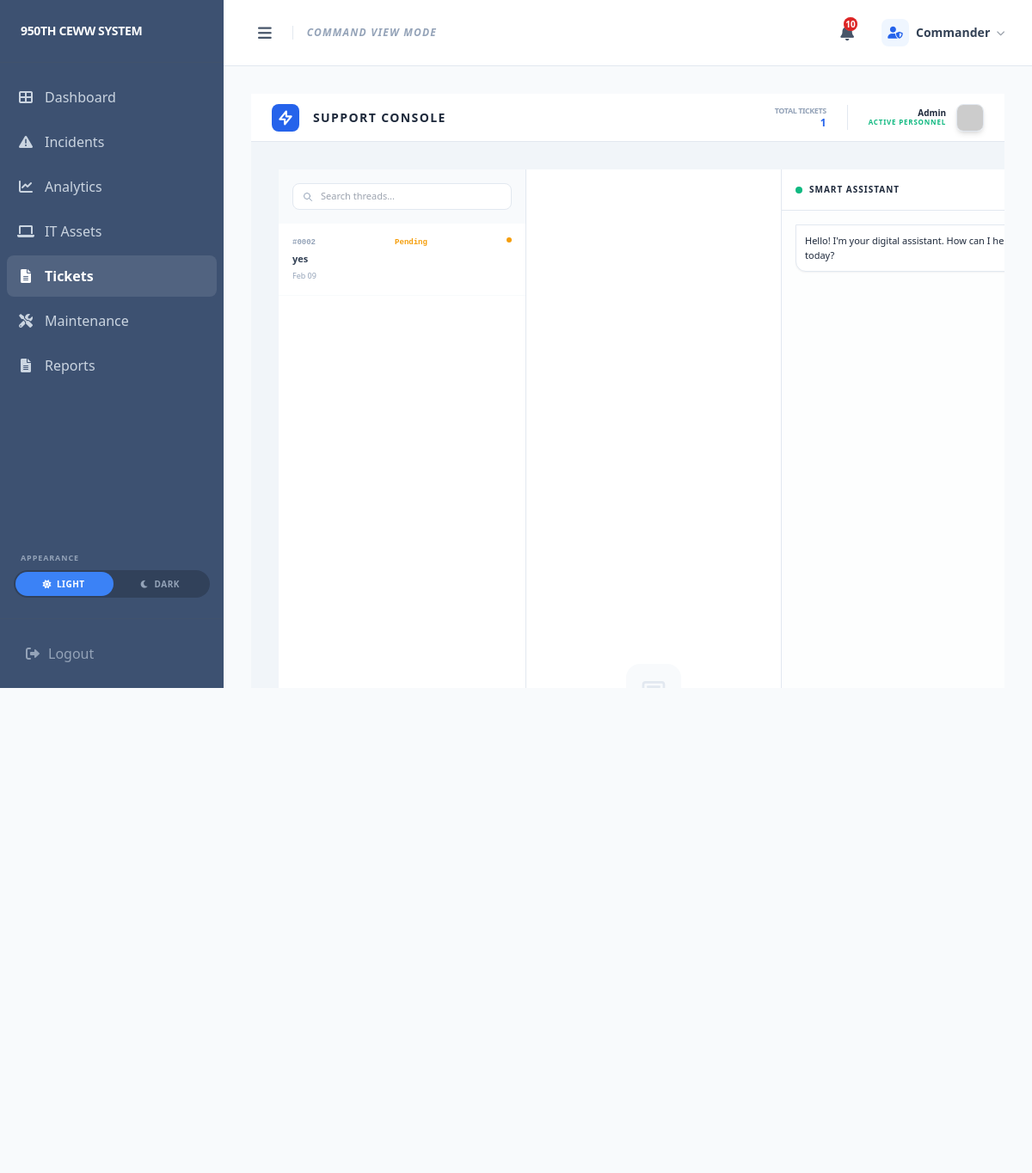
Page /command_submit_ticket/ (signed in) on the committed database.
### core/models.py (models this page shows, shortened)
class Ticket(models.Model):
    STATUS_CHOICES = [
        ('Pending', 'Pending'),
        ('In Progress', 'In Progress'),
        ('Resolved', 'Resolved'),
        ('Closed', 'Closed'),
    ]
    PRIORITY_CHOICES = [
        ('Low', 'Low'),
        ('Medium', 'Medium'),
        ('High', 'High'),
    ]
    technician = models.ForeignKey(
        settings.AUTH_USER_MODEL,
        on_delete=models.SET_NULL,
        null=True,
        blank=True
    )
    subject = models.CharField(max_length=255)
    category = models.CharField(max_length=100)
    priority = models.CharField(max_length=20, choices=PRIORITY_CHOICES, default='Low')
    status = models.CharField(max_length=20, choices=STATUS_CHOICES, default='Pending')
    description = models.TextField()
    user = models.ForeignKey(settings.AUTH_USER_MODEL, on_delete=models.CASCADE, related_name='tickets')
    assigned_to = models.ForeignKey(settings.AUTH_USER_MODEL, on_delete=models.SET_NULL, null=True, blank=True, related_name='assigned_tickets')
    created_at = models.DateTimeField(auto_now_add=True)
    updated_at = models.DateTimeField(auto_now=True)

### core/views.py (the view, shortened to what this page needs)
# urls.py: path("command_submit_ticket/", views.command_submit_ticket, name="command_submit_ticket"),
@login_required
def command_submit_ticket(request):
    user_tickets = Ticket.objects.filter(user=request.user).order_by('-created_at')
    return render(request, 'core/Commander/command_tickets.html', {
        'user_tickets': user_tickets
    })

### core/context_processors.py (called while the page is built)
def unread_notifications_count(request):
    if request.user.is_authenticated:
        count = request.user.notifications.filter(is_read=False).count()
        return {'unread_count': count}
    return {'unread_count': 0}

### core/templates/core/Commander/command_tickets.html (shortened to what this page needs)
{% extends "core/Commander/commander_dashboard.html" %}
{% block content %}
<div class="h-screen bg-[#f1f5f9] dark:bg-[#020617] flex flex-col transition-colors duration-500 overflow-hidden font-sans">
    <header class="h-14 bg-white dark:bg-slate-900 border-b border-slate-200 dark:border-slate-800 flex items-center justify-between px-6 shrink-0 z-30">
        <div class="flex items-center gap-4">
            <div class="bg-blue-600 p-1.5 rounded-lg">
                <svg class="w-5 h-5 text-white" fill="none" stroke="currentColor" viewBox="0 0 24 24"><path stroke-linecap="round" stroke-linejoin="round" stroke-width="2.5" d="M13 10V3L4 14h7v7l9-11h-7z"></path></svg>
            </div>
            <h1 class="text-sm font-black uppercase tracking-widest text-slate-800 dark:text-white">Support Console</h1>
        </div>
        <div class="flex items-center gap-6">
            <div class="hidden md:flex gap-4 border-r border-slate-200 dark:border-slate-800 pr-6">
                <div class="text-right">
                    <p class="text-[9px] font-black text-slate-400 uppercase tracking-tighter">Total Tickets</p>
                    <p class="text-xs font-black text-blue-600">{{ user_tickets|length }}</p>
                </div>
            </div>
            <div class="flex items-center gap-3">
                <div class="text-right">
                    <p class="text-[10px] font-black text-slate-800 dark:text-white leading-none">{{ request.user.username }}</p>
                    <p class="text-[8px] font-bold text-emerald-500 uppercase tracking-widest">Active Personnel</p>
                </div>
                <img src="https://ui-avatars.com/api/?name={{ request.user.username }}&background=3b82f6&color=fff" class="w-8 h-8 rounded-lg shadow-md border border-slate-200 dark:border-slate-700">
            </div>
        </div>
    </header>
    <main class="flex-1 flex overflow-hidden">
        <aside class="w-72 bg-white dark:bg-slate-900 border-r border-slate-200 dark:border-slate-800 flex flex-col shrink-0">
            <div class="p-4 bg-slate-50 dark:bg-slate-800/50">
                <div class="relative">
                    <input type="text" placeholder="Search threads..." class="w-full bg-white dark:bg-slate-900 border border-slate-200 dark:border-slate-700 rounded-lg py-1.5 pl-8 pr-3 text-[11px] outline-none focus:ring-1 focus:ring-blue-500">
                    <svg class="w-3 h-3 absolute left-3 top-2.5 text-slate-400" fill="none" stroke="currentColor" viewBox="0 0 24 24"><path d="M21 21l-6-6m2-5a7 7 0 11-14 0 7 7 0 0114 0z" stroke-width="2" stroke-linecap="round" stroke-linejoin="round"></path></svg>
                </div>
            </div>
            <div class="flex-1 overflow-y-auto custom-scrollbar">
                {% for ticket in user_tickets %}
                <div onclick="loadChat('{{ ticket.id }}', '{{ ticket.subject|escapejs }}', '{{ ticket.description|escapejs }}')"
                     id="ticket-item-{{ ticket.id }}"
                     class="ticket-item p-4 border-b border-slate-50 dark:border-slate-800/50 cursor-pointer hover:bg-blue-50/50 dark:hover:bg-slate-800 transition-all group">
                    <div class="flex justify-between items-start mb-1">
                        <span class="text-[9px] font-mono font-bold text-slate-400 group-hover:text-blue-500">#{{ ticket.id|stringformat:"04d" }}</span>
                        <span class="status-pill text-[9px] font-mono font-bold
                        {% if ticket.status == 'Pending' %}
                            text-amber-500
                        {% elif ticket.status == 'In Progress' %}
                            text-blue-500
                        {% elif ticket.status == 'Denied' %}
                            text-red-500
                        {% elif ticket.status == 'Completed' %}
                            text-emerald-500
                        {% else %}
                            text-slate-400
                        {% endif %}
                        ">
                            {{ ticket.status }}
                        </span>
                        <div class="w-1.5 h-1.5 rounded-full {% if ticket.status == 'Pending' %}bg-amber-500{% elif ticket.status == 'In Progress' %}bg-blue-500{% else %}bg-emerald-500{% endif %}"></div>
                    </div>
                    <p class="text-[11px] font-black text-slate-700 dark:text-slate-200 truncate pr-4">{{ ticket.subject }}</p>
                    <p class="text-[9px] text-slate-400 mt-1 font-medium">{{ ticket.created_at|date:"M d" }}</p>
                </div>
                {% endfor %}
            </div>
        </aside>
        <section class="flex-1 flex flex-col bg-[#f8fafc] dark:bg-[#0f172a] relative">
            <div id="no-chat-selected" class="absolute inset-0 bg-white dark:bg-[#0f172a] z-20 flex flex-col items-center justify-center">
                <div class="w-16 h-16 bg-slate-50 dark:bg-slate-800 rounded-2xl flex items-center justify-center mb-4">
                    <svg class="w-8 h-8 text-slate-200 dark:text-slate-700" fill="none" stroke="currentColor" viewBox="0 0 24 24"><path d="M7 8h10M7 12h4m1 8l-4-4H5a2 2 0 01-2-2V6a2 2 0 012-2h14a2 2 0 012 2v8a2 2 0 01-2 2h-3l-4 4z" stroke-width="2" stroke-linecap="round" stroke-linejoin="round"></path></svg>
                </div>
                <p class="text-[10px] font-black uppercase tracking-[0.2em] text-slate-400">Select Conversation</p>
            </div>
            <div class="h-16 bg-white dark:bg-slate-900 border-b border-slate-200 dark:border-slate-800 px-6 flex items-center justify-between shrink-0">
                <div class="flex flex-col">
                    <h2 id="chatSubject" class="text-xs font-black text-slate-900 dark:text-white">Ticket Thread</h2>
                </div>
            </div>
            <div id="messageContainer" class="flex-1 overflow-y-auto p-6 space-y-4 custom-scrollbar"></div>
        </section>
        <aside class="w-80 bg-white dark:bg-slate-900 border-l border-slate-200 dark:border-slate-800 hidden lg:flex flex-col shrink-0">
            <div class="p-4 border-b border-slate-200 dark:border-slate-800 flex items-center justify-between">
                <div class="flex items-center gap-2">
                    <div class="w-2 h-2 rounded-full bg-emerald-500"></div>
                    <h3 class="text-[10px] font-black uppercase tracking-widest text-slate-800 dark:text-white">Smart Assistant</h3>
                </div>
            </div>
            <div id="chat-window" class="flex-1 overflow-y-auto p-4 space-y-3 custom-scrollbar bg-slate-50/30 dark:bg-slate-900/50"></div>
            <div class="p-4 border-t border-slate-200 dark:border-slate-800">
                <div id="bot-options" class="flex flex-wrap gap-1.5 mb-2"></div>
            </div>
        </aside>
    </main>
</div>
{% endblock %}

### core/templates/core/Commander/commander_dashboard.html (style rules this page uses)
:root { --sb-width: 260px; --sb-collapsed: 80px; --transition: 0.3s cubic-bezier(0.4, 0, 0.2, 1); }
body, html { height: 100vh; margin: 0; overflow-x: hidden; background-color: #f8fafc; transition: background-color var(--transition), color var(--transition); }
main { flex: 1; overflow-y: auto; padding: 1rem; }
@media (min-width: 768px) { main { padding: 2rem; } }

### rows in the picture
Ticket: id "0002", status "Pending", subject "yes", created_at "Feb 09"

### other values in the picture
{{ unread_count }} "10"
{{ user_tickets|length }} "1"
{{ request.user.username }} "Admin"
